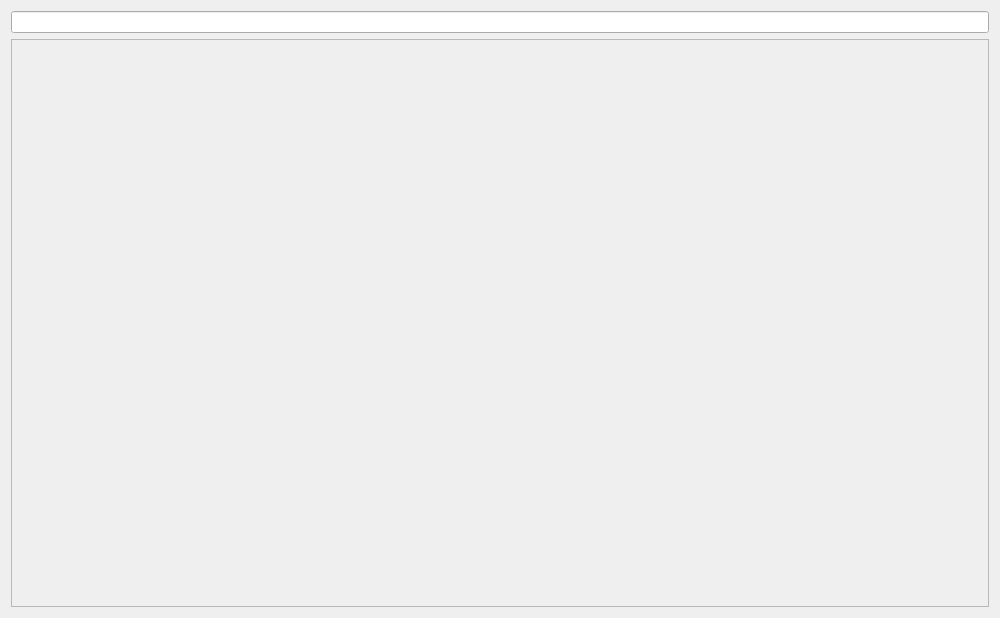
<?xml version="1.0" encoding="UTF-8"?>
<ui version="4.0">
 <class>FabricSelector</class>
 <widget class="QWidget" name="FabricSelector">
  <property name="geometry">
   <rect>
    <x>0</x>
    <y>0</y>
    <width>1000</width>
    <height>618</height>
   </rect>
  </property>
  <property name="windowTitle">
   <string>Fabric选择</string>
  </property>
  <layout class="QGridLayout" name="gridLayout">
   <item row="0" column="0">
    <widget class="SearchLineEdit" name="version_filter"/>
   </item>
   <item row="1" column="0">
    <widget class="QScrollArea" name="scrollArea">
     <property name="widgetResizable">
      <bool>true</bool>
     </property>
     <widget class="QWidget" name="scrollAreaWidgetContents">
      <property name="geometry">
       <rect>
        <x>0</x>
        <y>0</y>
        <width>980</width>
        <height>572</height>
       </rect>
      </property>
      <layout class="QVBoxLayout" name="viewer_layout">
       <item>
        <spacer name="verticalSpacer">
         <property name="orientation">
          <enum>Qt::Orientation::Vertical</enum>
         </property>
         <property name="sizeHint" stdset="0">
          <size>
           <width>0</width>
           <height>0</height>
          </size>
         </property>
        </spacer>
       </item>
      </layout>
     </widget>
    </widget>
   </item>
  </layout>
 </widget>
 <customwidgets>
  <customwidget>
   <class>SearchLineEdit</class>
   <extends>QLineEdit</extends>
   <header>qfluentwidgets</header>
  </customwidget>
 </customwidgets>
 <resources/>
 <connections/>
</ui>
